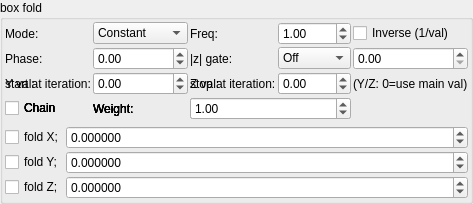
    <widget class="QGroupBox" name="groupBox_2">
     <property name="title">
      <string>box fold</string>
     </property>
     <layout class="QVBoxLayout" name="verticalLayout_6">
      <property name="leftMargin">
       <number>2</number>
      </property>
      <property name="topMargin">
       <number>2</number>
      </property>
      <property name="rightMargin">
       <number>2</number>
      </property>
      <property name="bottomMargin">
       <number>2</number>
      </property>
      <item>
       <layout class="QGridLayout" name="gridLayout_86">
        <property name="spacing">
         <number>2</number>
        </property>
        <item row="3" column="0">
         <widget class="QLabel" name="label_78">
          <property name="text">
           <string>start at iteration:</string>
          </property>
         </widget>
        </item>
        <item row="3" column="1">
         <widget class="MySpinBox" name="spinboxInt_transf_multiplier_start_iter_1">
          <property name="sizePolicy">
           <sizepolicy hsizetype="Minimum" vsizetype="Maximum">
            <horstretch>0</horstretch>
            <verstretch>0</verstretch>
           </sizepolicy>
          </property>
          <property name="minimum">
           <number>0</number>
          </property>
          <property name="maximum">
           <number>999</number>
          </property>
          <property name="value">
           <number>0</number>
          </property>
         </widget>
        </item>
        <item row="3" column="2">
         <widget class="QLabel" name="label_58">
          <property name="text">
           <string>stop at iteration:</string>
          </property>
         </widget>
        </item>
        <item row="3" column="3">
         <widget class="MySpinBox" name="spinboxInt_transf_multiplier_stop_iter_1">
          <property name="sizePolicy">
           <sizepolicy hsizetype="Preferred" vsizetype="Maximum">
            <horstretch>0</horstretch>
            <verstretch>0</verstretch>
           </sizepolicy>
          </property>
          <property name="maximum">
           <number>999</number>
          </property>
         </widget>
        </item>
      <item row="1" column="0">
       <widget class="QLabel"><property name="text"><string>Mode:</string></property></widget>
      </item>
      <item row="1" column="1">
       <widget class="MyComboBox" name="comboBox_transf_multiplier_value_mode_1">
        <item><property name="text"><string notr="true">Constant</string></property></item>
        <item><property name="text"><string notr="true">Sine</string></property></item>
        <item><property name="text"><string notr="true">Ramp</string></property></item>
        <item><property name="text"><string notr="true">Exponential</string></property></item>
        <item><property name="text"><string notr="true">Triangle</string></property></item>
        <item><property name="text"><string notr="true">Square</string></property></item>
        <item><property name="text"><string notr="true">Smoothstep</string></property></item>
        <item><property name="text"><string notr="true">Noise</string></property></item>
        <item><property name="text"><string notr="true">Ping-pong</string></property></item>
        <item><property name="text"><string notr="true">Stepped</string></property></item>
       </widget>
      </item>
      <item row="1" column="2">
       <widget class="QLabel"><property name="text"><string>Freq:</string></property></widget>
      </item>
      <item row="1" column="3">
       <widget class="MyDoubleSpinBox" name="spinbox_transf_multiplier_frequency_1">
        <property name="minimum"><double>0.01</double></property><property name="maximum"><double>100.0</double></property>
        <property name="singleStep"><double>0.1</double></property><property name="value"><double>1.0</double></property>
       </widget>
      </item>
      <item row="1" column="4" colspan="2">
       <widget class="MyCheckBox" name="checkBox_transf_multiplier_inverse_1">
        <property name="text"><string>Inverse (1/val)</string></property>
       </widget>
      </item>
      <item row="2" column="0">
       <widget class="QLabel"><property name="text"><string>Phase:</string></property></widget>
      </item>
      <item row="2" column="1">
       <widget class="MyDoubleSpinBox" name="spinbox_transf_multiplier_phase_1">
        <property name="minimum"><double>-10.0</double></property><property name="maximum"><double>10.0</double></property>
        <property name="singleStep"><double>0.1</double></property><property name="value"><double>0.0</double></property>
       </widget>
      </item>
      <item row="2" column="2">
       <widget class="QLabel"><property name="text"><string>|z| gate:</string></property></widget>
      </item>
      <item row="2" column="3">
       <widget class="MyComboBox" name="comboBox_transf_multiplier_threshold_mode_1">
        <item><property name="text"><string notr="true">Off</string></property></item>
        <item><property name="text"><string notr="true">&gt; thresh</string></property></item>
        <item><property name="text"><string notr="true">&lt; thresh</string></property></item>
       </widget>
      </item>
      <item row="2" column="4" colspan="2">
       <widget class="MyDoubleSpinBox" name="spinbox_transf_multiplier_threshold_1">
        <property name="minimum"><double>0.0</double></property><property name="maximum"><double>1000.0</double></property>
        <property name="singleStep"><double>0.1</double></property><property name="value"><double>0.0</double></property>
       </widget>
      </item>
      <item row="3" column="0">
       <widget class="QLabel"><property name="text"><string>Y val:</string></property></widget>
      </item>
      <item row="3" column="1">
       <widget class="MyDoubleSpinBox" name="spinbox_transf_multiplier_scale_y_1">
        <property name="minimum"><double>-100.0</double></property><property name="maximum"><double>100.0</double></property>
        <property name="singleStep"><double>0.01</double></property><property name="value"><double>0.0</double></property>
       </widget>
      </item>
      <item row="3" column="2">
       <widget class="QLabel"><property name="text"><string>Z val:</string></property></widget>
      </item>
      <item row="3" column="3">
       <widget class="MyDoubleSpinBox" name="spinbox_transf_multiplier_scale_z_1">
        <property name="minimum"><double>-100.0</double></property><property name="maximum"><double>100.0</double></property>
        <property name="singleStep"><double>0.01</double></property><property name="value"><double>0.0</double></property>
       </widget>
      </item>
      <item row="3" column="4" colspan="2">
       <widget class="QLabel"><property name="text"><string notr="true">(Y/Z: 0=use main val)</string></property></widget>
      </item>
      <item row="4" column="0">
       <widget class="MyCheckBox" name="checkBox_transf_multiplier_chain_5">
        <property name="text"><string>Chain</string></property>
       </widget>
      </item>
      <item row="4" column="1">
       <widget class="QLabel"><property name="text"><string>Weight:</string></property></widget>
      </item>
      <item row="4" column="2" colspan="2">
       <widget class="MyDoubleSpinBox" name="spinbox_transf_multiplier_weight_5">
        <property name="minimum"><double>0.0</double></property><property name="maximum"><double>10.0</double></property>
        <property name="singleStep"><double>0.1</double></property><property name="value"><double>1.0</double></property>
       </widget>
      </item>
      <item row="4" column="0">
       <widget class="MyCheckBox" name="checkBox_transf_multiplier_chain_4">
        <property name="text"><string>Chain</string></property>
       </widget>
      </item>
      <item row="4" column="1">
       <widget class="QLabel"><property name="text"><string>Weight:</string></property></widget>
      </item>
      <item row="4" column="2" colspan="2">
       <widget class="MyDoubleSpinBox" name="spinbox_transf_multiplier_weight_4">
        <property name="minimum"><double>0.0</double></property><property name="maximum"><double>10.0</double></property>
        <property name="singleStep"><double>0.1</double></property><property name="value"><double>1.0</double></property>
       </widget>
      </item>
      <item row="4" column="0">
       <widget class="MyCheckBox" name="checkBox_transf_multiplier_chain_3">
        <property name="text"><string>Chain</string></property>
       </widget>
      </item>
      <item row="4" column="1">
       <widget class="QLabel"><property name="text"><string>Weight:</string></property></widget>
      </item>
      <item row="4" column="2" colspan="2">
       <widget class="MyDoubleSpinBox" name="spinbox_transf_multiplier_weight_3">
        <property name="minimum"><double>0.0</double></property><property name="maximum"><double>10.0</double></property>
        <property name="singleStep"><double>0.1</double></property><property name="value"><double>1.0</double></property>
       </widget>
      </item>
      <item row="4" column="0">
       <widget class="MyCheckBox" name="checkBox_transf_multiplier_chain_2">
        <property name="text"><string>Chain</string></property>
       </widget>
      </item>
      <item row="4" column="1">
       <widget class="QLabel"><property name="text"><string>Weight:</string></property></widget>
      </item>
      <item row="4" column="2" colspan="2">
       <widget class="MyDoubleSpinBox" name="spinbox_transf_multiplier_weight_2">
        <property name="minimum"><double>0.0</double></property><property name="maximum"><double>10.0</double></property>
        <property name="singleStep"><double>0.1</double></property><property name="value"><double>1.0</double></property>
       </widget>
      </item>
      <item row="4" column="0">
       <widget class="MyCheckBox" name="checkBox_transf_multiplier_chain_1">
        <property name="text"><string>Chain</string></property>
       </widget>
      </item>
      <item row="4" column="1">
       <widget class="QLabel"><property name="text"><string>Weight:</string></property></widget>
      </item>
      <item row="4" column="2" colspan="2">
       <widget class="MyDoubleSpinBox" name="spinbox_transf_multiplier_weight_1">
        <property name="minimum"><double>0.0</double></property><property name="maximum"><double>10.0</double></property>
        <property name="singleStep"><double>0.1</double></property><property name="value"><double>1.0</double></property>
       </widget>
      </item>
       </layout>
      </item>
      <item>
       <layout class="QGridLayout" name="gridLayout_33" columnstretch="0,1">
        <property name="spacing">
         <number>2</number>
        </property>
        <item row="0" column="1">
         <widget class="MyDoubleSpinBox" name="spinbox3_transf_addition_constant_111_x">
          <property name="sizePolicy">
           <sizepolicy hsizetype="Minimum" vsizetype="Maximum">
            <horstretch>0</horstretch>
            <verstretch>0</verstretch>
           </sizepolicy>
          </property>
          <property name="prefix">
           <string/>
          </property>
          <property name="decimals">
           <number>6</number>
          </property>
          <property name="minimum">
           <double>-99.989999999999995</double>
          </property>
          <property name="singleStep">
           <double>0.100000000000000</double>
          </property>
         </widget>
        </item>
        <item row="1" column="1">
         <widget class="MyDoubleSpinBox" name="spinbox3_transf_addition_constant_111_y">
          <property name="sizePolicy">
           <sizepolicy hsizetype="Minimum" vsizetype="Maximum">
            <horstretch>0</horstretch>
            <verstretch>0</verstretch>
           </sizepolicy>
          </property>
          <property name="decimals">
           <number>6</number>
          </property>
          <property name="minimum">
           <double>-99.989999999999995</double>
          </property>
          <property name="maximum">
           <double>99.989999999999995</double>
          </property>
          <property name="singleStep">
           <double>0.100000000000000</double>
          </property>
         </widget>
        </item>
        <item row="2" column="1">
         <widget class="MyDoubleSpinBox" name="spinbox3_transf_addition_constant_111_z">
          <property name="enabled">
           <bool>true</bool>
          </property>
          <property name="sizePolicy">
           <sizepolicy hsizetype="Minimum" vsizetype="Maximum">
            <horstretch>0</horstretch>
            <verstretch>0</verstretch>
           </sizepolicy>
          </property>
          <property name="decimals">
           <number>6</number>
          </property>
          <property name="minimum">
           <double>-99.989999999999995</double>
          </property>
          <property name="maximum">
           <double>99.989999999999995</double>
          </property>
          <property name="singleStep">
           <double>0.100000000000000</double>
          </property>
         </widget>
        </item>
        <item row="0" column="0">
         <widget class="MyCheckBox" name="checkBox_transf_function_enabledBx_false">
          <property name="text">
           <string notr="true">fold X;</string>
          </property>
         </widget>
        </item>
        <item row="1" column="0">
         <widget class="MyCheckBox" name="checkBox_transf_function_enabledBy_false">
          <property name="text">
           <string notr="true">fold Y;</string>
          </property>
         </widget>
        </item>
        <item row="2" column="0">
         <widget class="MyCheckBox" name="checkBox_transf_function_enabledBz_false">
          <property name="text">
           <string notr="true">fold Z;</string>
          </property>
         </widget>
        </item>
       </layout>
      </item>
     </layout>
    </widget>
